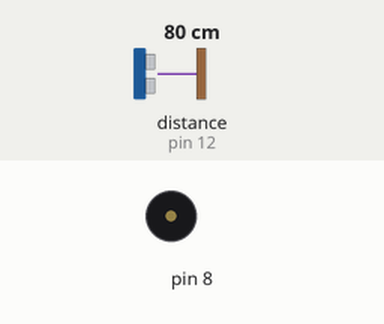
Bench run of a sketch on a simulated Arduino Uno, built with avr-gcc and run on an emulated ATmega328P. Parts: buzzer (waves = sounding). The test bench sets the inputs (shaded band); at power-on: distance to the obstacle (sensor on pin 12) 80 cm. The echo pulse lasts 58.3 µs per cm; what the sketch prints to the serial monitor is not drawn.

Above: at 2.2 s.
2.3 s: distance to the obstacle (sensor on pin 12) set to 53 cm
3.8 s: distance to the obstacle (sensor on pin 12) set to 47 cm
At 4.02 s:
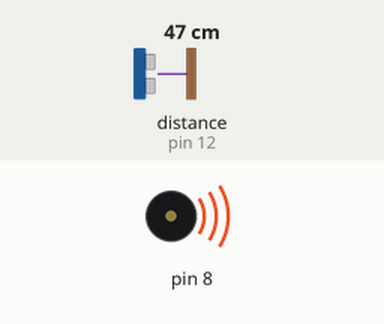
Timing chart, 0 to 12.8 s (numbered marks = the images above; inputs shaded):
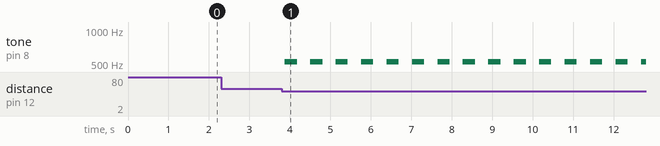

Measured:
- the behaviour switches between 50 and 49 cm on distance to the obstacle (sensor on pin 12) (found by bisection; images 0 and 1)
- after the input at 2.3 s, every drawn part: stays the same
- after the input at 3.8 s, tone on pin 8: alternates 523 Hz for 0.30 s and silent for 0.33 s, starting after 0.08 s

The sketch:

ParkingSensor.ino
```cpp
#include <SR04.h>
#include "SR04.h"
#define TRIG_PIN 12
#define ECHO_PIN 11

SR04 sr04 = SR04(ECHO_PIN,TRIG_PIN);
long a;

#include "pitches.h"
// notes in the melody:
int melody[] = {
  NOTE_C5, NOTE_D5, NOTE_E5, NOTE_F5, NOTE_G5, NOTE_A5, NOTE_B5, NOTE_C6};
int duration = 300;

void setup() {
   Serial.begin(9600);
   delay(1000);
}

void loop() {
   a=sr04.Distance();
   Serial.print(a);

   if (a < 10) {
    tone(8, melody[4], duration);
    delay(300);
   }

   else if (a < 25) {
    tone(8, melody[2], duration);
    delay(400);
   }

   else if (a < 50) {
    tone(8, melody[0], duration);
    delay(500);
   }

   delay(100);
}
```
